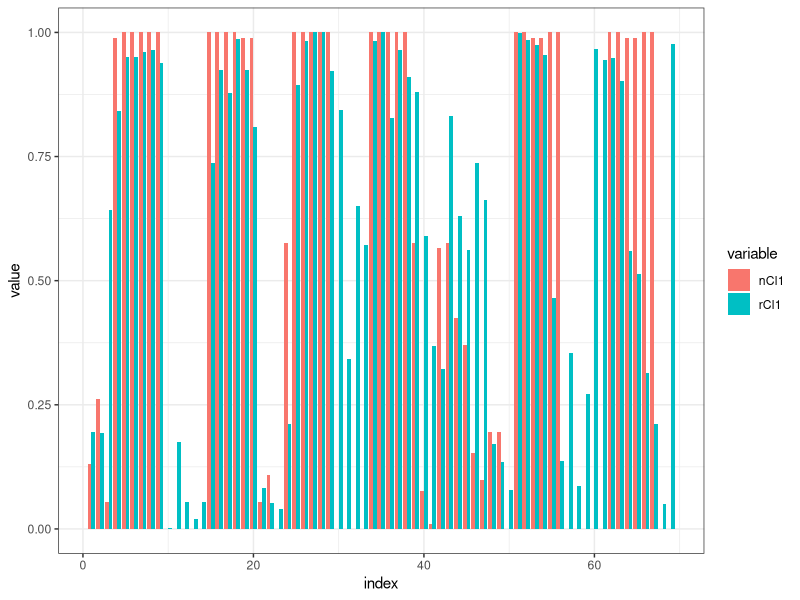
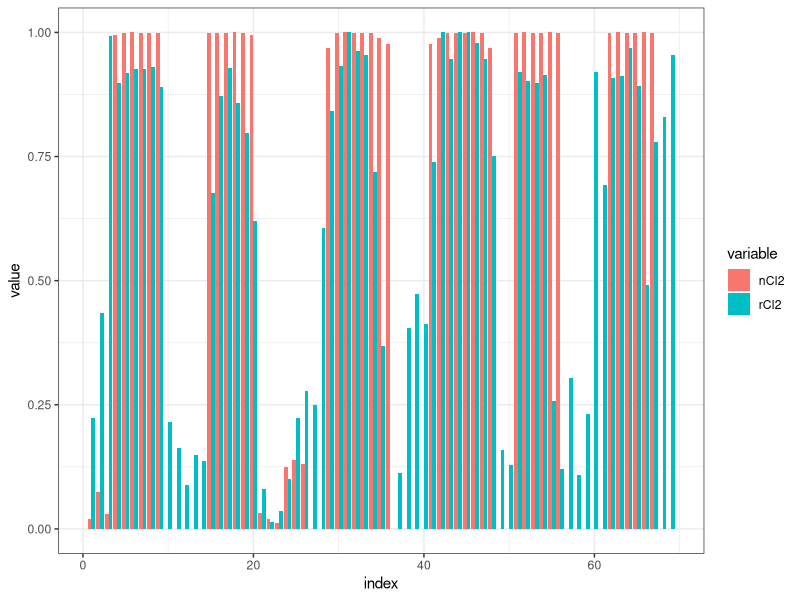
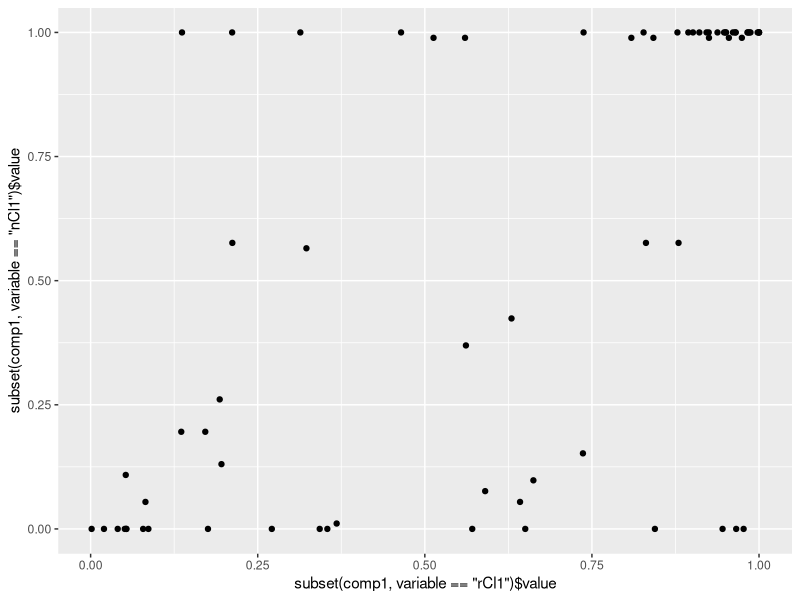
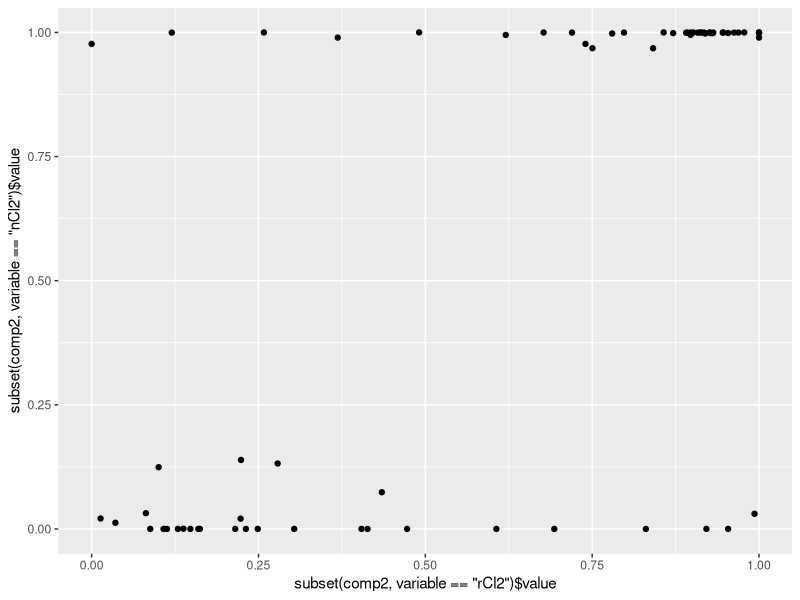
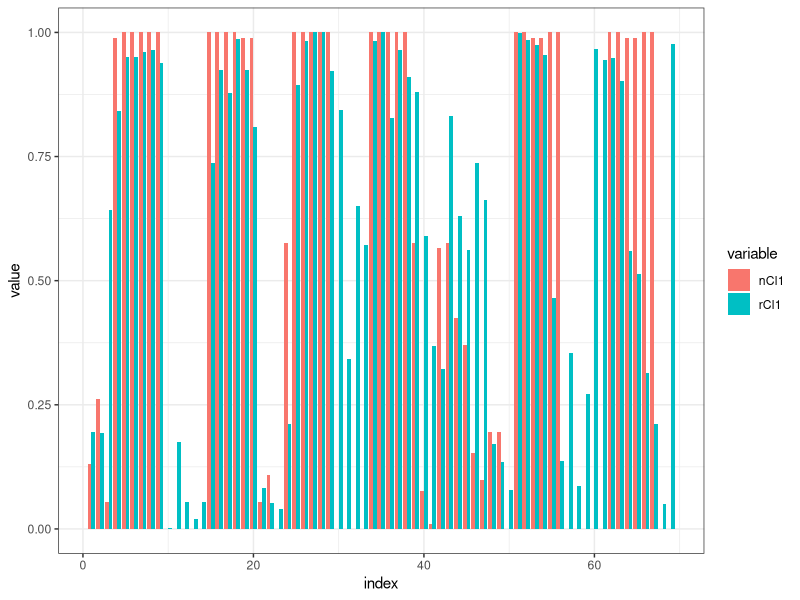
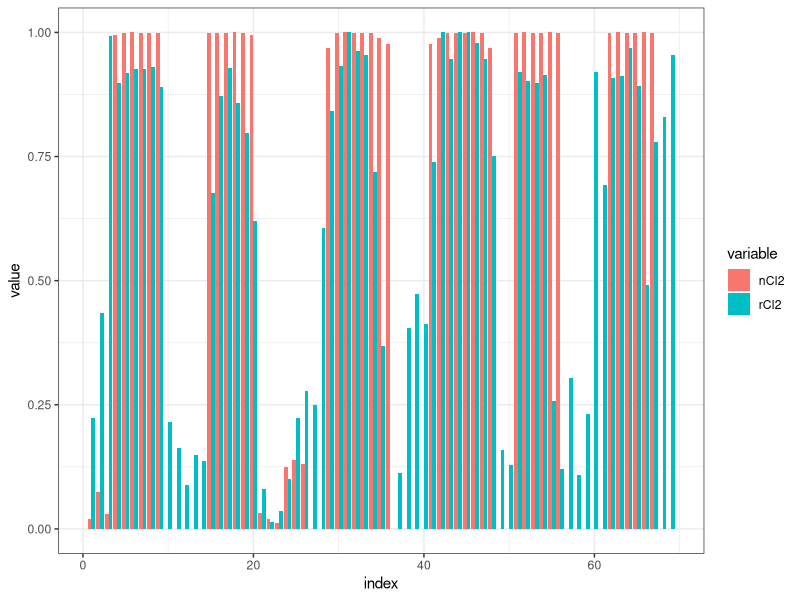

R code for these plots, in order:
library(ggplot2)
library(plyr) 
library(ggthemes)
clusterPlotData = read.csv("clusterPlotData.csv")

predicted = ddply(clusterPlotData, .(variable), function(df) return(df$value > .2))

nCl1 = as.numeric(predicted[1,-1])
nCl2 = as.numeric(predicted[2,-1])
rCl1 = as.numeric(predicted[3,-1])
rCl2 = as.numeric(predicted[4,-1])

nCl1 %*% rCl1 / length(rCl1)
nCl1 %*% rCl2 / length(rCl1)
nCl2 %*% rCl2 / length(rCl1)
nCl2 %*% rCl1 / length(rCl1)

comp1 = subset(clusterPlotData, variable %in% c("rCl1", "nCl1"))
p1 = ggplot(comp1, aes(x=index, y = value, fill = variable)) + geom_bar(stat="identity",position="dodge")
p1 + theme_bw()
ggsave("NestorReactitiyPlot1.eps")

comp2 = subset(clusterPlotData, variable %in% c("rCl2", "nCl2"))
p2 = ggplot(comp2, aes(x=index, y = value, fill = variable)) + geom_bar(stat="identity",position="dodge")
p2 + theme_bw()
ggsave("NestorReactitiyPlot12.eps")

## the scatter plots look really bad...
p3 = qplot(x = subset(comp1, variable == "rCl1")$value, y = subset(comp1, variable == "nCl1")$value)
p3
cor(subset(comp1, variable == "rCl1")$value, subset(comp1, variable == "nCl1")$value)
cor(subset(comp2, variable == "rCl2")$value, subset(comp2, variable == "nCl2")$value)

p4 = qplot(x = subset(comp2, variable == "rCl2")$value, y = subset(comp2, variable == "nCl2")$value)
p4
